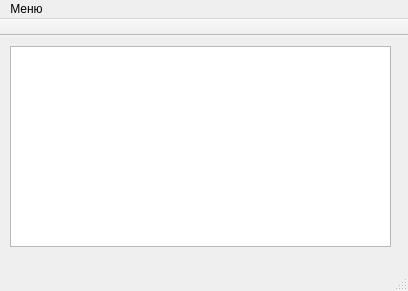
<?xml version="1.0" encoding="UTF-8"?>
<ui version="4.0">
 <class>MainWindow</class>
 <widget class="QMainWindow" name="MainWindow">
  <property name="geometry">
   <rect>
    <x>0</x>
    <y>0</y>
    <width>408</width>
    <height>291</height>
   </rect>
  </property>
  <property name="windowTitle">
   <string>Лабораторная работа №1</string>
  </property>
  <widget class="QWidget" name="centralWidget">
   <widget class="QTextEdit" name="textEdit">
    <property name="geometry">
     <rect>
      <x>10</x>
      <y>10</y>
      <width>381</width>
      <height>201</height>
     </rect>
    </property>
   </widget>
  </widget>
  <widget class="QMenuBar" name="menuBar">
   <property name="geometry">
    <rect>
     <x>0</x>
     <y>0</y>
     <width>408</width>
     <height>21</height>
    </rect>
   </property>
   <widget class="QMenu" name="menu">
    <property name="title">
     <string>Меню</string>
    </property>
    <addaction name="separator"/>
    <addaction name="action_2"/>
    <addaction name="action_3"/>
   </widget>
   <addaction name="menu"/>
  </widget>
  <widget class="QStatusBar" name="statusBar"/>
  <widget class="QToolBar" name="mainToolBar">
   <property name="enabled">
    <bool>true</bool>
   </property>
   <property name="movable">
    <bool>false</bool>
   </property>
   <attribute name="toolBarArea">
    <enum>TopToolBarArea</enum>
   </attribute>
   <attribute name="toolBarBreak">
    <bool>false</bool>
   </attribute>
  </widget>
  <action name="action_2">
   <property name="text">
    <string>Авторы</string>
   </property>
  </action>
  <action name="action_3">
   <property name="text">
    <string>Выход</string>
   </property>
  </action>
 </widget>
 <layoutdefault spacing="6" margin="11"/>
 <resources/>
 <connections>
  <connection>
   <sender>action_3</sender>
   <signal>triggered()</signal>
   <receiver>MainWindow</receiver>
   <slot>close()</slot>
   <hints>
    <hint type="sourcelabel">
     <x>-1</x>
     <y>-1</y>
    </hint>
    <hint type="destinationlabel">
     <x>199</x>
     <y>149</y>
    </hint>
   </hints>
  </connection>
 </connections>
</ui>
